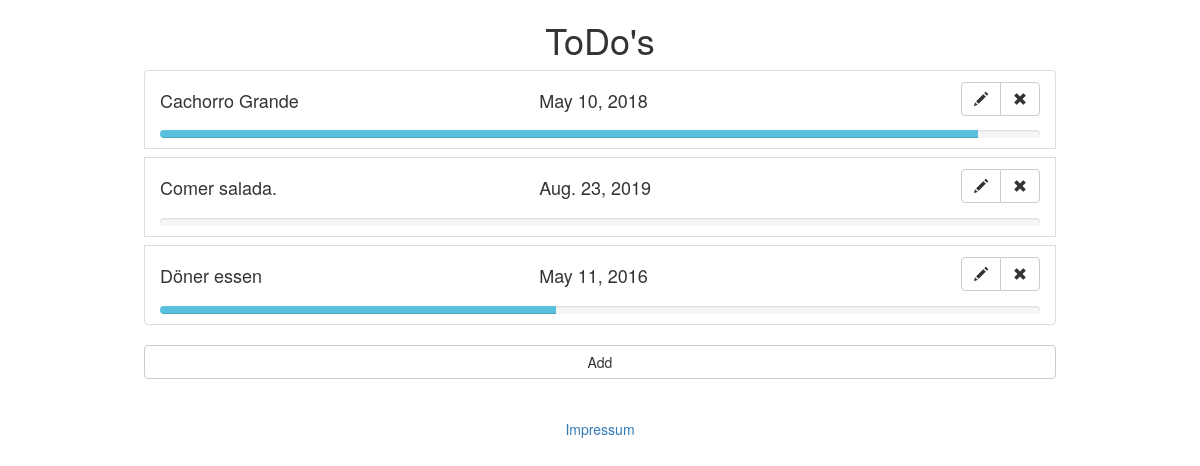
Page /todos/ on the earlier database version.
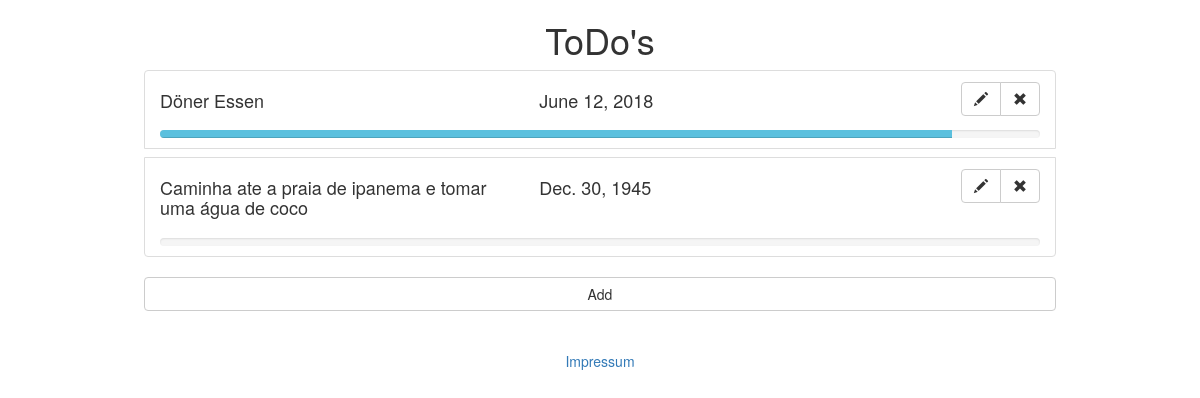
Same page on the later database version.
### todos/models.py (models this page shows, shortened)
class Todo(models.Model):
    description = models.CharField(max_length=100)
    completed = models.BooleanField(default = False)
    progress = models.PositiveIntegerField(default=0,
        validators=[
            MaxValueValidator(100)
        ])
    due_date = models.DateField(default=timezone.now)

### todos/views.py (the view)
def index(request):
    all_todos = Todo.objects.all()
    context = { 'todo_list': all_todos }
    return render(request, 'todos/index.html', context)

### todos/templates/todos/index.html (shortened to what this page needs)
{% extends "todos/base.html" %}
{% block content %}
<h1 class="text-center">ToDo's</h1>
{% if todo_list %}
<ul class="center-block list-group todo-list">
  {% for todo in todo_list %}
  <li class="list-group-item todo-list-item">
    <div class="row">
      <h4 class="col-sm-5 col-xs-5">
        {{todo.description}}
      </h4>
      <h4 class="col-sm-4 col-xs-3">{{todo.due_date}}</h4>
      <div class="col-sm-3 col-xs-4">
        <div class="btn-group pull-right">
          <a href="{% url 'todos:edit' todo_id=todo.pk %}" class="glyphicon glyphicon-pencil btn btn-default"></a>
          <a href="{% url 'todos:delete' todo_id=todo.pk %}" class="delete-button glyphicon glyphicon-remove btn btn-default"></a>
        </div>
      </div>
    </div>
    <div class="row">
      <div class="col-sm-12">
        {% if todo.progress == 100 %}
          <div class="progress" style="height:8px; margin-bottom:0px; margin-top:10px;"
              data-toggle="tooltip" data-placement="bottom" title="{{todo.progress}}%">
            <div class="progress-bar progress-bar-success" role="progressbar" style="width: {{todo.progress}}%;"></div>
          </div>
        {% else %}
          <div class="progress" style="height:8px; margin-bottom:0px; margin-top:10px;">
            <div class="progress-bar progress-bar-info" role="progressbar" style="width: {{todo.progress}}%;"></div>
          </div>
        {% endif %}
      </div>
    </div>
  </li>
  {% endfor %}
</ul>
{% else %}
<div class="alert alert-info" role="alert">
  There are currently no Todos
</div>
{% endif %}
<a class="btn btn-default center-block todo-add" href="{% url 'todos:new' %}">Add</a>
<a class="text-center center-block about-container" href="{% url 'todos:about' %}">Impressum</a>
{% endblock %}

### todos/templates/todos/base.html (shortened to what this page needs)
<!DOCTYPE html>
<html lang="en">
  <head>
    <link rel="stylesheet" href="https://maxcdn.bootstrapcdn.com/bootstrap/3.3.6/css/bootstrap.min.css"
>
    {% load staticfiles %}
    <link rel="stylesheet" href="{% static "todos/styles.css" %}">
  </head>
  <body>
    <div class="container">
    {% block content %}
    {% endblock %}
    </div>
  </body>
</html>

### todos/static/todos/styles.css (style rules this page uses)
.todo-list-item { margin: 8px 0 8px 0; }
.about-container { margin-top: 40px; }
.todo-add, .todo-list { max-width: 80%; }

Differences in the rows shown:
removed Todo: description "Cachorro Grande", due_date "May 10, 2018", progress 93 (drawn)
removed Todo: description "Comer salada.", due_date "Aug. 23, 2019"
removed Todo: description "Döner essen", due_date "May 11, 2016", progress 45 (drawn)
added Todo: description "Döner Essen", due_date "June 12, 2018", progress 90 (drawn)
added Todo: description "Caminha ate a praia de ipanema e tomar uma água de coco", due_date "Dec. 30, 1945"
